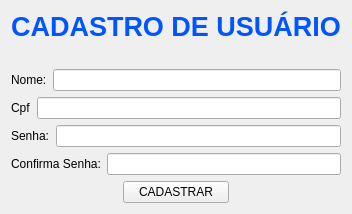
      <widget class="QWidget" name="pg_cadastro_usuario">
       <layout class="QVBoxLayout" name="verticalLayout_9">
        <item>
         <widget class="QLabel" name="label_17">
          <property name="font">
           <font>
            <pointsize>20</pointsize>
            <weight>75</weight>
            <bold>true</bold>
           </font>
          </property>
          <property name="text">
           <string>&lt;html&gt;&lt;head/&gt;&lt;body&gt;&lt;p&gt;&lt;span style=&quot; color:#0055ff;&quot;&gt;CADASTRO DE USUÁRIO&lt;/span&gt;&lt;/p&gt;&lt;/body&gt;&lt;/html&gt;</string>
          </property>
          <property name="alignment">
           <set>Qt::AlignCenter</set>
          </property>
         </widget>
        </item>
        <item>
         <widget class="QLabel" name="label_6">
          <property name="font">
           <font>
            <pointsize>10</pointsize>
            <weight>75</weight>
            <bold>true</bold>
           </font>
          </property>
          <property name="text">
           <string/>
          </property>
          <property name="alignment">
           <set>Qt::AlignCenter</set>
          </property>
         </widget>
        </item>
        <item>
         <layout class="QHBoxLayout" name="horizontalLayout_8">
          <item>
           <widget class="QLabel" name="label_7">
            <property name="text">
             <string>Nome:</string>
            </property>
           </widget>
          </item>
          <item>
           <widget class="QLineEdit" name="txt_nome_usuario"/>
          </item>
         </layout>
        </item>
        <item>
         <layout class="QHBoxLayout" name="horizontalLayout_7">
          <item>
           <widget class="QLabel" name="label_8">
            <property name="text">
             <string>Cpf</string>
            </property>
           </widget>
          </item>
          <item>
           <widget class="QLineEdit" name="txt_cpf"/>
          </item>
         </layout>
        </item>
        <item>
         <layout class="QHBoxLayout" name="horizontalLayout_6">
          <item>
           <widget class="QLabel" name="label_9">
            <property name="text">
             <string>Senha:</string>
            </property>
           </widget>
          </item>
          <item>
           <widget class="QLineEdit" name="txt_senha">
            <property name="echoMode">
             <enum>QLineEdit::Password</enum>
            </property>
           </widget>
          </item>
         </layout>
        </item>
        <item>
         <layout class="QHBoxLayout" name="horizontalLayout_5">
          <item>
           <widget class="QLabel" name="label_10">
            <property name="text">
             <string>Confirma Senha:</string>
            </property>
           </widget>
          </item>
          <item>
           <widget class="QLineEdit" name="txt_senha2">
            <property name="echoMode">
             <enum>QLineEdit::Password</enum>
            </property>
           </widget>
          </item>
         </layout>
        </item>
        <item>
         <layout class="QHBoxLayout" name="horizontalLayout_14">
          <item>
           <widget class="QLabel" name="label_19">
            <property name="text">
             <string/>
            </property>
           </widget>
          </item>
          <item>
           <widget class="QPushButton" name="btn_cadastrar_usuario_no_banco">
            <property name="cursor">
             <cursorShape>PointingHandCursor</cursorShape>
            </property>
            <property name="styleSheet">
             <string notr="true"/>
            </property>
            <property name="text">
             <string>CADASTRAR</string>
            </property>
           </widget>
          </item>
          <item>
           <widget class="QLabel" name="label_18">
            <property name="text">
             <string/>
            </property>
           </widget>
          </item>
         </layout>
        </item>
       </layout>
      </widget>
